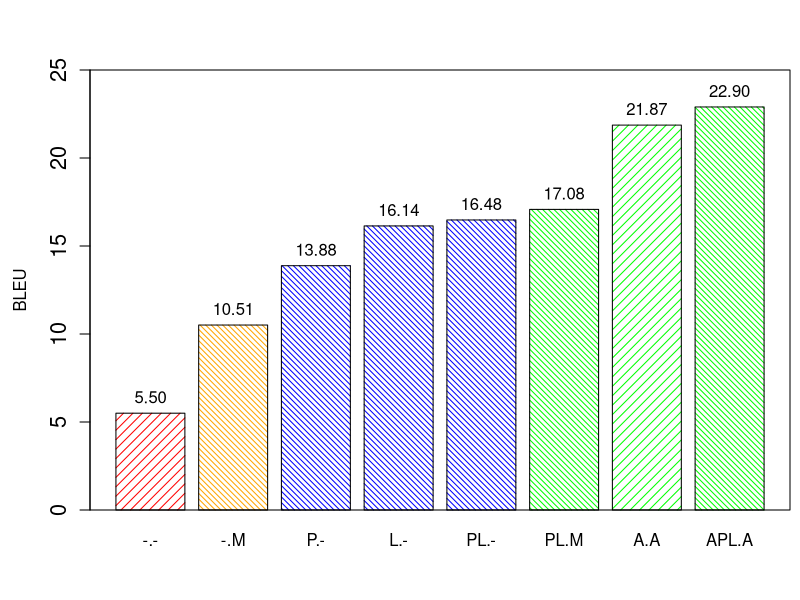

Reproduce this figure in R.
c <- read.table(file="replacements.txt", sep = "\t", head=TRUE)

x <- c$BLEU
names(x) <- c$Title

colorz <- c("red", "orange", "blue", "blue", "blue", "green", "green", "green")
fillz <- c(15, 25, 25, 25, 25, 25, 15, 25)
anglez <- c(45, 135, 135, 135, 135, 135, 45, 135)

saxis <- 1.3
slabels <- 1
snames <- 1

pdf(file="replacements.pdf", height=6, width=7, onefile=TRUE, family='Helvetica', pointsize=12)
par(mar=c(4.5,4.5,3.5,0.5), new=FALSE, cex.lab=slabels)

bp <-barplot(x, density=fillz, col=colorz, angle=anglez, ylab="BLEU", cex.lab=slabels, cex.axis=saxis, cex.names=snames, ylim=c(0, 25), legend=F)
#grid(nx = 0, ny = NULL, col = "black", lty = "dotted", lwd = 1, equilogs = FALSE)
#legend("topright", as.character(c$Title), cex=slabels, density=fillz, fill=colorz, bty="y", bg="white")
box()

height <- rbind(x)
text(bp, height, labels=format(height, 4), pos=3, cex=snames)

dev.off()
